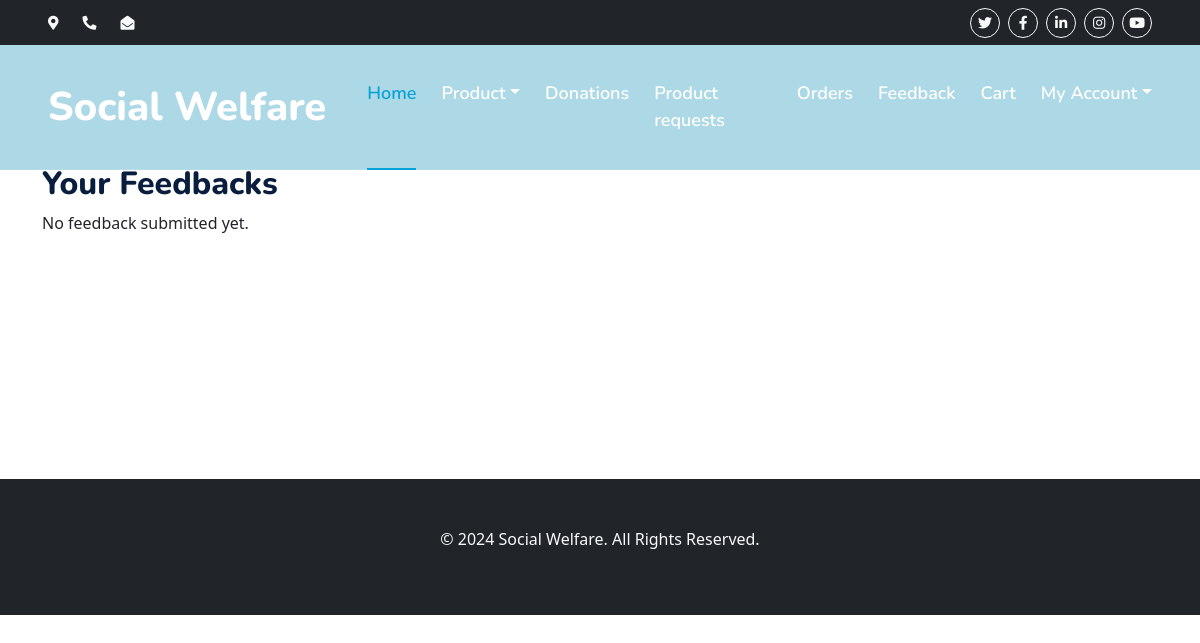
Before: /user/feedback-list/ (signed in) with the older database file.
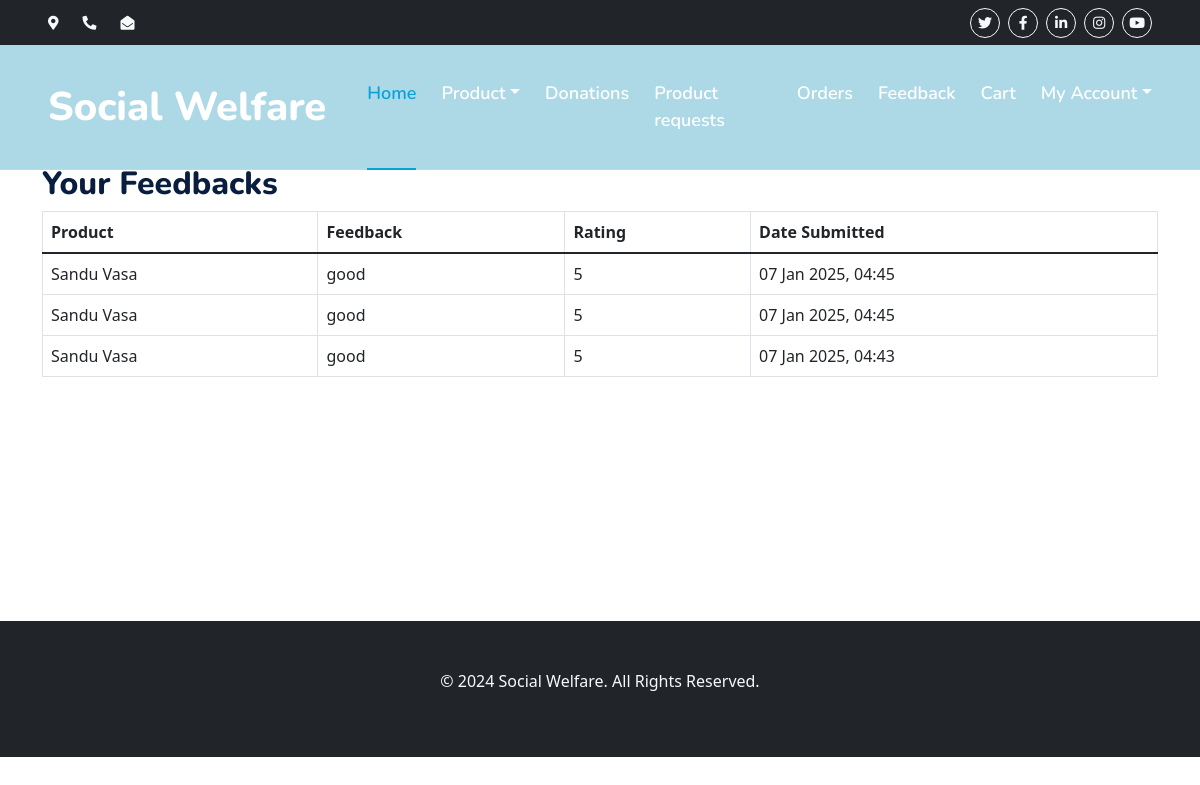
After: the same page with the newer database file.
### user/models.py (models this page shows, shortened)
class ProductFeedback(models.Model):
    user = models.ForeignKey(User, on_delete=models.CASCADE)
    product = models.ForeignKey(products, on_delete=models.CASCADE)
    feedback = models.TextField()
    rating = models.IntegerField(default=0)  # Optional: Add a rating (1-5)
    created_at = models.DateTimeField(auto_now_add=True)

### home/models.py (models this page shows, shortened)
class products(models.Model):
    name=models.CharField(max_length=150,unique=True)
    slug =models.SlugField(max_length=250,unique=True)
    img=models.ImageField(upload_to='product')
    desc=models.TextField()
    stock=models.IntegerField()
    available=models.BooleanField()
    price=models.IntegerField()
    category=models.ForeignKey(categ,on_delete=models.CASCADE)
    date=models.DateTimeField()
    org_id=models.ForeignKey(Organization,on_delete=models.CASCADE)
    class Meta:
        ordering = ['-date']

### user/views.py (the view)
# urls.py: path('feedback-list/', views.user_feedback_list, name='user_feedback_list'),
@login_required
def user_feedback_list(request):
    feedbacks = ProductFeedback.objects.filter(user=request.user).order_by('-created_at')  # Fetch feedbacks for the logged-in user
    context = {
        'feedbacks': feedbacks,
    }
    return render(request, 'user_feedback_list.html', context)

### templates/user_feedback_list.html
{% extends 'customerbase.html' %}
{% block content %}
<div class="container py-5">
    <h2>Your Feedbacks</h2>
    {% if feedbacks %}
        <table class="table table-bordered">
            <thead>
                <tr>
                    <th>Product</th>
                    <th>Feedback</th>
                    <th>Rating</th>
                    <th>Date Submitted</th>
                </tr>
            </thead>
            <tbody>
                {% for feedback in feedbacks %}
                    <tr>
                        <td>{{ feedback.product.name }}</td>
                        <td>{{ feedback.feedback }}</td>
                        <td>{{ feedback.rating }}</td>
                        <td>{{ feedback.created_at|date:"d M Y, H:i" }}</td>
                    </tr>
                {% endfor %}
            </tbody>
        </table>
    {% else %}
        <p>No feedback submitted yet.</p>
    {% endif %}
</div>
{% endblock %}

### templates/customerbase.html (shortened to what this page needs)
{% load static %}
<!DOCTYPE html>
<html lang="en">
<head>
    <link href="https://cdnjs.cloudflare.com/ajax/libs/font-awesome/5.10.0/css/all.min.css" rel="stylesheet">
    <link href="https://cdn.jsdelivr.net/npm/bootstrap-icons@1.4.1/font/bootstrap-icons.css" rel="stylesheet">
    <link href="{% static 'lib/owlcarousel/assets/owl.carousel.min.css' %}" rel="stylesheet">
    <link href="{% static 'lib/animate/animate.min.css' %}" rel="stylesheet">
    <link href="{% static 'css/bootstrap.min.css' %}" rel="stylesheet">
<link rel="stylesheet" href="https://maxcdn.bootstrapcdn.com/bootstrap/5.1.3/css/bootstrap.min.css">
<link rel="stylesheet" href="https://cdnjs.cloudflare.com/ajax/libs/font-awesome/5.15.4/css/all.min.css">
    <link href="{% static 'css/style.css' %}" rel="stylesheet">
</head>
<body>
    <div class="container-fluid bg-dark px-5 d-none d-lg-block">
        <div class="row gx-0">
            <div class="col-lg-8 text-center text-lg-start mb-2 mb-lg-0">
                <div class="d-inline-flex align-items-center" style="height: 45px;">
                    <small class="me-3 text-light"><i class="fa fa-map-marker-alt me-2"></i></small>
                    <small class="me-3 text-light"><i class="fa fa-phone-alt me-2"></i></small>
                    <small class="text-light"><i class="fa fa-envelope-open me-2"></i></small>
                </div>
            </div>
            <div class="col-lg-4 text-center text-lg-end">
                <div class="d-inline-flex align-items-center" style="height: 45px;">
                    <a class="btn btn-sm btn-outline-light btn-sm-square rounded-circle me-2" href=""><i class="fab fa-twitter fw-normal"></i></a>
                    <a class="btn btn-sm btn-outline-light btn-sm-square rounded-circle me-2" href=""><i class="fab fa-facebook-f fw-normal"></i></a>
                    <a class="btn btn-sm btn-outline-light btn-sm-square rounded-circle me-2" href=""><i class="fab fa-linkedin-in fw-normal"></i></a>
                    <a class="btn btn-sm btn-outline-light btn-sm-square rounded-circle me-2" href="https://www.instagram.com/akshai.ii/?igsh=MWUyeDFiZmg1bGxtYQ%3D%3D"><i class="fab fa-instagram fw-normal"></i></a>
                    <a class="btn btn-sm btn-outline-light btn-sm-square rounded-circle" href=""><i class="fab fa-youtube fw-normal"></i></a>
                </div>
            </div>
        </div>
    </div>
    <div class="container-fluid position-relative p-0">
        <nav class="navbar navbar-expand-lg navbar-dark px-5 py-3 py-lg-0">
            <a href="index.html" class="navbar-brand p-0">
                <h1 class="m-0"></i>Social Welfare</h1>
            </a>
            <div class="collapse navbar-collapse" id="navbarCollapse">
                <div class="navbar-nav ms-auto py-0">
                    <a href="{% url 'ecompage' %}" class="nav-item nav-link active">Home</a>
                    <div class="nav-item dropdown">
                        <a href="#" class="nav-link dropdown-toggle" data-bs-toggle="dropdown">Product</a>
                    </div>
                    <a href="{% url 'donation_list' %}" class="nav-item nav-link">Donations</a>
                    <a href="{% url 'product_requests' %}" class="nav-item nav-link">Product requests</a>
                    <a href="{% url 'Cart:orderview' %}" class="nav-item nav-link">Orders</a>
                    <a href="{% url 'user_feedback_list' %}" class="nav-item nav-link">Feedback</a>
                    <a href="{% url 'Cart:cart_details' %}" class="nav-item nav-link">Cart</a>
                    <div class="nav-item dropdown">
                        <a href="#" class="nav-link dropdown-toggle" data-bs-toggle="dropdown">My Account</a>
                    </div>
                </div>
            </div>
        </nav>
    </div>
    <br><br><br>
{% block content %}
{% endblock %}
    <footer style="text-align: center;
            padding-top: 180px;
">
            <div class="container-fluid bg-dark text-light py-5">
        <div class="row">
            <div class="col-lg-12 text-center">
                <p>&copy; 2024 Social Welfare. All Rights Reserved.</p>
            </div>
        </div>
    </div>
    </footer>
</body>
</html>

### static/css/style.css (style rules this page uses)
:root { --primary: #06A3DA; --secondary: #34AD54; --light: #EEF9FF; --dark: #091E3E; }
h1, h2, .fw-bold { font-weight: 800 !important; }
.btn { font-family: 'Nunito', sans-serif; font-weight: 600; transition: .5s; }
.btn-sm-square { width: 30px; height: 30px; }
.btn-square, .btn-sm-square, .btn-lg-square { padding-left: 0; padding-right: 0; text-align: center; }
.navbar-dark .navbar-nav .nav-link { font-family: 'Nunito', sans-serif; position: relative; margin-left: 25px; padding: 35px 0; color: #FFFFFF; font-size: 18px; font-weight: 600; outline: none; transition: .5s; }
.navbar-dark .navbar-nav .nav-link:hover, .navbar-dark .navbar-nav .nav-link.active { color: var(--primary); }
.navbar-dark .navbar-brand h1 { color: #FFFFFF; }
@media (min-width: 992px) { .navbar-dark { position: absolute; width: 100%; top: 0; left: 0; border-bottom: 1px solid rgba(256, 256, 256, .1); z-index: 999; } }
@media (min-width: 992px) { .navbar-dark .navbar-nav .nav-link::before { position: absolute; content: ""; width: 0; height: 2px; bottom: -1px; left: 50%; background: var(--primary); transition: .5s; } }
@media (min-width: 992px) { .navbar-dark .navbar-nav .nav-link:hover::before, .navbar-dark .navbar-nav .nav-link.active::before { width: 100%; left: 0; } }

### templates/customerbase.html (style rules this page uses)
.navbar { background-color: #add8e6; }
.navbar .nav-link { color: #000; }

Changed rows visible on the page:
added ProductFeedback: product.name "Sandu Vasa", feedback "good", rating "5", created_at "07 Jan 2025, 04:45"
added ProductFeedback: product.name "Sandu Vasa", feedback "good", rating "5", created_at "07 Jan 2025, 04:45"
added ProductFeedback: product.name "Sandu Vasa", feedback "good", rating "5", created_at "07 Jan 2025, 04:43"
Other visible differences:
text no longer shown: "No feedback submitted yet."
text now shown: "Product Feedback Rating Date Submitted"
